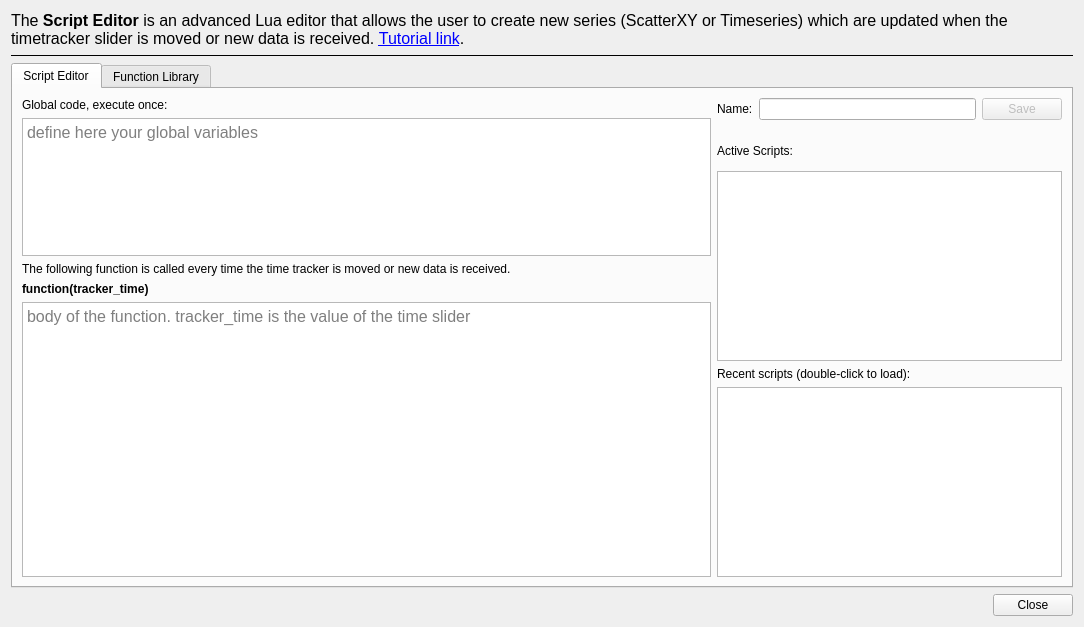
<?xml version="1.0" encoding="UTF-8"?>
<ui version="4.0">
 <class>LuaEditor</class>
 <widget class="QWidget" name="LuaEditor">
  <property name="geometry">
   <rect>
    <x>0</x>
    <y>0</y>
    <width>1084</width>
    <height>627</height>
   </rect>
  </property>
  <property name="windowTitle">
   <string>Form</string>
  </property>
  <layout class="QVBoxLayout" name="verticalLayout_3" stretch="0,1,0,0">
   <item>
    <widget class="QLabel" name="label_6">
     <property name="font">
      <font>
       <pointsize>12</pointsize>
      </font>
     </property>
     <property name="text">
      <string>&lt;html&gt;&lt;head/&gt;&lt;body&gt;&lt;p&gt;The &lt;span style=&quot; font-weight:600;&quot;&gt;Script Editor &lt;/span&gt;is an advanced Lua editor that allows the user to create new series (ScatterXY or Timeseries) which are updated when the timetracker slider is moved or new data is received. &lt;a href=&quot;https://slides.com/davidefaconti/plotjuggler-reactive-scripts/fullscreen&quot;&gt;&lt;span style=&quot; text-decoration: underline; color:#0000ff;&quot;&gt;Tutorial link&lt;/span&gt;&lt;/a&gt;.&lt;/p&gt;&lt;/body&gt;&lt;/html&gt;</string>
     </property>
     <property name="wordWrap">
      <bool>true</bool>
     </property>
     <property name="openExternalLinks">
      <bool>true</bool>
     </property>
    </widget>
   </item>
   <item>
    <widget class="Line" name="line">
     <property name="frameShadow">
      <enum>QFrame::Plain</enum>
     </property>
     <property name="orientation">
      <enum>Qt::Horizontal</enum>
     </property>
    </widget>
   </item>
   <item>
    <widget class="QTabWidget" name="tabWidget">
     <property name="currentIndex">
      <number>0</number>
     </property>
     <widget class="QWidget" name="tab">
      <attribute name="title">
       <string>Script Editor</string>
      </attribute>
      <layout class="QVBoxLayout" name="verticalLayout_4">
       <item>
        <layout class="QHBoxLayout" name="horizontalLayout_2" stretch="2,1">
         <item>
          <layout class="QVBoxLayout" name="verticalLayout" stretch="0,1,0,0,2">
           <item>
            <widget class="QLabel" name="label">
             <property name="text">
              <string>Global code, execute once:</string>
             </property>
            </widget>
           </item>
           <item>
            <widget class="QCodeEditor" name="textGlobal">
             <property name="font">
              <font>
               <pointsize>12</pointsize>
              </font>
             </property>
             <property name="placeholderText">
              <string>define here your global variables</string>
             </property>
            </widget>
           </item>
           <item>
            <widget class="QLabel" name="label_4">
             <property name="text">
              <string>The following function is called every time the time tracker is moved or new data is received.</string>
             </property>
             <property name="wordWrap">
              <bool>true</bool>
             </property>
            </widget>
           </item>
           <item>
            <widget class="QLabel" name="label_2">
             <property name="font">
              <font>
               <weight>75</weight>
               <bold>true</bold>
              </font>
             </property>
             <property name="text">
              <string>function(tracker_time)</string>
             </property>
            </widget>
           </item>
           <item>
            <widget class="QCodeEditor" name="textFunction">
             <property name="font">
              <font>
               <pointsize>12</pointsize>
              </font>
             </property>
             <property name="placeholderText">
              <string>body of the function. tracker_time is the value of the time slider</string>
             </property>
            </widget>
           </item>
          </layout>
         </item>
         <item>
          <layout class="QVBoxLayout" name="verticalLayout_2">
           <item>
            <layout class="QHBoxLayout" name="horizontalLayout">
             <item>
              <widget class="QLabel" name="label_7">
               <property name="text">
                <string>Name:</string>
               </property>
              </widget>
             </item>
             <item>
              <widget class="QLineEdit" name="lineEditFunctionName"/>
             </item>
             <item>
              <widget class="QPushButton" name="pushButtonSave">
               <property name="enabled">
                <bool>false</bool>
               </property>
               <property name="text">
                <string>Save</string>
               </property>
              </widget>
             </item>
            </layout>
           </item>
           <item>
            <layout class="QHBoxLayout" name="horizontalLayout_3">
             <property name="topMargin">
              <number>11</number>
             </property>
             <item>
              <widget class="QLabel" name="label_3">
               <property name="text">
                <string>Active Scripts:</string>
               </property>
              </widget>
             </item>
             <item>
              <widget class="QPushButton" name="pushButtonDelete">
               <property name="enabled">
                <bool>false</bool>
               </property>
               <property name="minimumSize">
                <size>
                 <width>28</width>
                 <height>28</height>
                </size>
               </property>
               <property name="maximumSize">
                <size>
                 <width>28</width>
                 <height>28</height>
                </size>
               </property>
               <property name="toolTip">
                <string>&lt;html&gt;&lt;head/&gt;&lt;body&gt;&lt;p&gt;Remove selected script&lt;/p&gt;&lt;/body&gt;&lt;/html&gt;</string>
               </property>
               <property name="text">
                <string/>
               </property>
               <property name="iconSize">
                <size>
                 <width>25</width>
                 <height>25</height>
                </size>
               </property>
               <property name="flat">
                <bool>true</bool>
               </property>
              </widget>
             </item>
            </layout>
           </item>
           <item>
            <widget class="QListWidget" name="listWidgetFunctions"/>
           </item>
           <item>
            <widget class="QLabel" name="label_5">
             <property name="text">
              <string>&lt;html&gt;&lt;head/&gt;&lt;body&gt;&lt;p&gt;Recent scripts (double-click to load):&lt;/p&gt;&lt;/body&gt;&lt;/html&gt;</string>
             </property>
             <property name="wordWrap">
              <bool>true</bool>
             </property>
            </widget>
           </item>
           <item>
            <widget class="QListWidget" name="listWidgetRecent"/>
           </item>
          </layout>
         </item>
        </layout>
       </item>
      </layout>
     </widget>
     <widget class="QWidget" name="tab_2">
      <attribute name="title">
       <string>Function Library</string>
      </attribute>
      <layout class="QVBoxLayout" name="verticalLayout_5">
       <item>
        <layout class="QHBoxLayout" name="horizontalLayout_4">
         <property name="topMargin">
          <number>10</number>
         </property>
         <item>
          <widget class="QLabel" name="label_8">
           <property name="text">
            <string>Add here your helper functions, which can be used in your script. Useful to make your scripts less verbose.</string>
           </property>
           <property name="wordWrap">
            <bool>true</bool>
           </property>
          </widget>
         </item>
         <item>
          <widget class="QLabel" name="labelSemaphore">
           <property name="minimumSize">
            <size>
             <width>32</width>
             <height>32</height>
            </size>
           </property>
           <property name="maximumSize">
            <size>
             <width>32</width>
             <height>32</height>
            </size>
           </property>
           <property name="text">
            <string/>
           </property>
          </widget>
         </item>
        </layout>
       </item>
       <item>
        <layout class="QHBoxLayout" name="horizontalLayout_5">
         <property name="topMargin">
          <number>5</number>
         </property>
         <item>
          <widget class="QPushButton" name="pushButtonDefaultLibrary">
           <property name="sizePolicy">
            <sizepolicy hsizetype="Fixed" vsizetype="Fixed">
             <horstretch>0</horstretch>
             <verstretch>0</verstretch>
            </sizepolicy>
           </property>
           <property name="text">
            <string>Restore default</string>
           </property>
          </widget>
         </item>
         <item>
          <widget class="QPushButton" name="pushButtonApplyLibrary">
           <property name="enabled">
            <bool>false</bool>
           </property>
           <property name="toolTip">
            <string>&lt;html&gt;&lt;head/&gt;&lt;body&gt;&lt;p&gt;If you have already created one or more reactive series, reload them with the new library.&lt;/p&gt;&lt;/body&gt;&lt;/html&gt;</string>
           </property>
           <property name="text">
            <string>Apply changes</string>
           </property>
          </widget>
         </item>
         <item>
          <spacer name="horizontalSpacer">
           <property name="orientation">
            <enum>Qt::Horizontal</enum>
           </property>
           <property name="sizeHint" stdset="0">
            <size>
             <width>40</width>
             <height>20</height>
            </size>
           </property>
          </spacer>
         </item>
        </layout>
       </item>
       <item>
        <widget class="QCodeEditor" name="textLibrary">
         <property name="font">
          <font>
           <pointsize>12</pointsize>
          </font>
         </property>
         <property name="html">
          <string>&lt;!DOCTYPE HTML PUBLIC &quot;-//W3C//DTD HTML 4.0//EN&quot; &quot;http://www.w3.org/TR/REC-html40/strict.dtd&quot;&gt;
&lt;html&gt;&lt;head&gt;&lt;meta name=&quot;qrichtext&quot; content=&quot;1&quot; /&gt;&lt;style type=&quot;text/css&quot;&gt;
p, li { white-space: pre-wrap; }
&lt;/style&gt;&lt;/head&gt;&lt;body style=&quot; font-family:'MS Shell Dlg 2'; font-size:12pt; font-weight:400; font-style:normal;&quot;&gt;
&lt;p style=&quot; margin-top:0px; margin-bottom:0px; margin-left:0px; margin-right:0px; -qt-block-indent:0; text-indent:0px;&quot;&gt;--[[ Helper function to create a series from arrays&lt;/p&gt;
&lt;p style=&quot;-qt-paragraph-type:empty; margin-top:0px; margin-bottom:0px; margin-left:0px; margin-right:0px; -qt-block-indent:0; text-indent:0px;&quot;&gt;&lt;br /&gt;&lt;/p&gt;
&lt;p style=&quot; margin-top:0px; margin-bottom:0px; margin-left:0px; margin-right:0px; -qt-block-indent:0; text-indent:0px; -qt-user-state:1;&quot;&gt; new_series: a series previously created with ScatterXY.new(name)&lt;/p&gt;
&lt;p style=&quot; margin-top:0px; margin-bottom:0px; margin-left:0px; margin-right:0px; -qt-block-indent:0; text-indent:0px; -qt-user-state:1;&quot;&gt; prefix:     prefix of the timeseries, before the index of the array&lt;/p&gt;
&lt;p style=&quot; margin-top:0px; margin-bottom:0px; margin-left:0px; margin-right:0px; -qt-block-indent:0; text-indent:0px; -qt-user-state:1;&quot;&gt; suffix_X:   suffix to complete the name of the series containing the X value. If [nil], use the index of the array.&lt;/p&gt;
&lt;p style=&quot; margin-top:0px; margin-bottom:0px; margin-left:0px; margin-right:0px; -qt-block-indent:0; text-indent:0px; -qt-user-state:1;&quot;&gt; suffix_Y:   suffix to complete the name of the series containing the Y value&lt;/p&gt;
&lt;p style=&quot; margin-top:0px; margin-bottom:0px; margin-left:0px; margin-right:0px; -qt-block-indent:0; text-indent:0px; -qt-user-state:1;&quot;&gt; timestamp:   usually the tracker_time variable&lt;/p&gt;
&lt;p style=&quot; margin-top:0px; margin-bottom:0px; margin-left:0px; margin-right:0px; -qt-block-indent:0; text-indent:0px; -qt-user-state:1;&quot;&gt;              &lt;/p&gt;
&lt;p style=&quot; margin-top:0px; margin-bottom:0px; margin-left:0px; margin-right:0px; -qt-block-indent:0; text-indent:0px; -qt-user-state:1;&quot;&gt; Example:&lt;/p&gt;
&lt;p style=&quot; margin-top:0px; margin-bottom:0px; margin-left:0px; margin-right:0px; -qt-block-indent:0; text-indent:0px; -qt-user-state:1;&quot;&gt; &lt;/p&gt;
&lt;p style=&quot; margin-top:0px; margin-bottom:0px; margin-left:0px; margin-right:0px; -qt-block-indent:0; text-indent:0px; -qt-user-state:1;&quot;&gt; Assuming we have multiple series in the form:&lt;/p&gt;
&lt;p style=&quot; margin-top:0px; margin-bottom:0px; margin-left:0px; margin-right:0px; -qt-block-indent:0; text-indent:0px; -qt-user-state:1;&quot;&gt; &lt;/p&gt;
&lt;p style=&quot; margin-top:0px; margin-bottom:0px; margin-left:0px; margin-right:0px; -qt-block-indent:0; text-indent:0px; -qt-user-state:1;&quot;&gt;   /trajectory/node.{X}/position/x&lt;/p&gt;
&lt;p style=&quot; margin-top:0px; margin-bottom:0px; margin-left:0px; margin-right:0px; -qt-block-indent:0; text-indent:0px; -qt-user-state:1;&quot;&gt;   /trajectory/node.{X}/position/y&lt;/p&gt;
&lt;p style=&quot; margin-top:0px; margin-bottom:0px; margin-left:0px; margin-right:0px; -qt-block-indent:0; text-indent:0px; -qt-user-state:1;&quot;&gt;   &lt;/p&gt;
&lt;p style=&quot; margin-top:0px; margin-bottom:0px; margin-left:0px; margin-right:0px; -qt-block-indent:0; text-indent:0px; -qt-user-state:1;&quot;&gt; where {N} is the index of the array (integer). We can create a reactive series from the array with:&lt;/p&gt;
&lt;p style=&quot; margin-top:0px; margin-bottom:0px; margin-left:0px; margin-right:0px; -qt-block-indent:0; text-indent:0px; -qt-user-state:1;&quot;&gt; &lt;/p&gt;
&lt;p style=&quot; margin-top:0px; margin-bottom:0px; margin-left:0px; margin-right:0px; -qt-block-indent:0; text-indent:0px; -qt-user-state:1;&quot;&gt;   new_series = ScatterXY.new(&amp;quot;my_trajectory&amp;quot;) &lt;/p&gt;
&lt;p style=&quot; margin-top:0px; margin-bottom:0px; margin-left:0px; margin-right:0px; -qt-block-indent:0; text-indent:0px; -qt-user-state:1;&quot;&gt;   CreateSeriesFromArray( new_series, &amp;quot;/trajectory/node&amp;quot;, &amp;quot;position/x&amp;quot;, &amp;quot;position/y&amp;quot;, tracker_time );&lt;/p&gt;
&lt;p style=&quot; margin-top:0px; margin-bottom:0px; margin-left:0px; margin-right:0px; -qt-block-indent:0; text-indent:0px; -qt-user-state:0;&quot;&gt;--]]&lt;/p&gt;
&lt;p style=&quot;-qt-paragraph-type:empty; margin-top:0px; margin-bottom:0px; margin-left:0px; margin-right:0px; -qt-block-indent:0; text-indent:0px;&quot;&gt;&lt;br /&gt;&lt;/p&gt;
&lt;p style=&quot; margin-top:0px; margin-bottom:0px; margin-left:0px; margin-right:0px; -qt-block-indent:0; text-indent:0px; -qt-user-state:0;&quot;&gt;function CreateSeriesFromArray( new_series, prefix, suffix_X, suffix_Y, timestamp )&lt;/p&gt;
&lt;p style=&quot; margin-top:0px; margin-bottom:0px; margin-left:0px; margin-right:0px; -qt-block-indent:0; text-indent:0px; -qt-user-state:0;&quot;&gt;  &lt;/p&gt;
&lt;p style=&quot; margin-top:0px; margin-bottom:0px; margin-left:0px; margin-right:0px; -qt-block-indent:0; text-indent:0px; -qt-user-state:0;&quot;&gt;  --- clear previous values&lt;/p&gt;
&lt;p style=&quot; margin-top:0px; margin-bottom:0px; margin-left:0px; margin-right:0px; -qt-block-indent:0; text-indent:0px; -qt-user-state:0;&quot;&gt;  new_series:clear()&lt;/p&gt;
&lt;p style=&quot; margin-top:0px; margin-bottom:0px; margin-left:0px; margin-right:0px; -qt-block-indent:0; text-indent:0px; -qt-user-state:0;&quot;&gt;  &lt;/p&gt;
&lt;p style=&quot; margin-top:0px; margin-bottom:0px; margin-left:0px; margin-right:0px; -qt-block-indent:0; text-indent:0px; -qt-user-state:0;&quot;&gt;  --- Append points to new_series&lt;/p&gt;
&lt;p style=&quot; margin-top:0px; margin-bottom:0px; margin-left:0px; margin-right:0px; -qt-block-indent:0; text-indent:0px; -qt-user-state:0;&quot;&gt;  index = 0&lt;/p&gt;
&lt;p style=&quot; margin-top:0px; margin-bottom:0px; margin-left:0px; margin-right:0px; -qt-block-indent:0; text-indent:0px; -qt-user-state:0;&quot;&gt;  while(true) do&lt;/p&gt;
&lt;p style=&quot;-qt-paragraph-type:empty; margin-top:0px; margin-bottom:0px; margin-left:0px; margin-right:0px; -qt-block-indent:0; text-indent:0px;&quot;&gt;&lt;br /&gt;&lt;/p&gt;
&lt;p style=&quot; margin-top:0px; margin-bottom:0px; margin-left:0px; margin-right:0px; -qt-block-indent:0; text-indent:0px; -qt-user-state:0;&quot;&gt;    x = index;&lt;/p&gt;
&lt;p style=&quot; margin-top:0px; margin-bottom:0px; margin-left:0px; margin-right:0px; -qt-block-indent:0; text-indent:0px; -qt-user-state:0;&quot;&gt;    -- if not nil, get the X coordinate from a series&lt;/p&gt;
&lt;p style=&quot; margin-top:0px; margin-bottom:0px; margin-left:0px; margin-right:0px; -qt-block-indent:0; text-indent:0px; -qt-user-state:0;&quot;&gt;    if suffix_X ~= nil then &lt;/p&gt;
&lt;p style=&quot; margin-top:0px; margin-bottom:0px; margin-left:0px; margin-right:0px; -qt-block-indent:0; text-indent:0px; -qt-user-state:0;&quot;&gt;      series_x = TimeseriesView.find( string.format( &amp;quot;%s.%d/%s&amp;quot;, prefix, index, suffix_X) )&lt;/p&gt;
&lt;p style=&quot; margin-top:0px; margin-bottom:0px; margin-left:0px; margin-right:0px; -qt-block-indent:0; text-indent:0px; -qt-user-state:0;&quot;&gt;      if series_x == nil then break end&lt;/p&gt;
&lt;p style=&quot; margin-top:0px; margin-bottom:0px; margin-left:0px; margin-right:0px; -qt-block-indent:0; text-indent:0px; -qt-user-state:0;&quot;&gt;      x = series_x:atTime(timestamp)	 &lt;/p&gt;
&lt;p style=&quot; margin-top:0px; margin-bottom:0px; margin-left:0px; margin-right:0px; -qt-block-indent:0; text-indent:0px; -qt-user-state:0;&quot;&gt;    end&lt;/p&gt;
&lt;p style=&quot; margin-top:0px; margin-bottom:0px; margin-left:0px; margin-right:0px; -qt-block-indent:0; text-indent:0px; -qt-user-state:0;&quot;&gt;    &lt;/p&gt;
&lt;p style=&quot; margin-top:0px; margin-bottom:0px; margin-left:0px; margin-right:0px; -qt-block-indent:0; text-indent:0px; -qt-user-state:0;&quot;&gt;    series_y = TimeseriesView.find( string.format( &amp;quot;%s.%d/%s&amp;quot;, prefix, index, suffix_Y) )&lt;/p&gt;
&lt;p style=&quot; margin-top:0px; margin-bottom:0px; margin-left:0px; margin-right:0px; -qt-block-indent:0; text-indent:0px; -qt-user-state:0;&quot;&gt;    if series_y == nil then break end &lt;/p&gt;
&lt;p style=&quot; margin-top:0px; margin-bottom:0px; margin-left:0px; margin-right:0px; -qt-block-indent:0; text-indent:0px; -qt-user-state:0;&quot;&gt;    y = series_y:atTime(timestamp)&lt;/p&gt;
&lt;p style=&quot; margin-top:0px; margin-bottom:0px; margin-left:0px; margin-right:0px; -qt-block-indent:0; text-indent:0px; -qt-user-state:0;&quot;&gt;    &lt;/p&gt;
&lt;p style=&quot; margin-top:0px; margin-bottom:0px; margin-left:0px; margin-right:0px; -qt-block-indent:0; text-indent:0px; -qt-user-state:0;&quot;&gt;    new_series:push_back(x,y)&lt;/p&gt;
&lt;p style=&quot; margin-top:0px; margin-bottom:0px; margin-left:0px; margin-right:0px; -qt-block-indent:0; text-indent:0px; -qt-user-state:0;&quot;&gt;    index = index+1&lt;/p&gt;
&lt;p style=&quot; margin-top:0px; margin-bottom:0px; margin-left:0px; margin-right:0px; -qt-block-indent:0; text-indent:0px; -qt-user-state:0;&quot;&gt;  end&lt;/p&gt;
&lt;p style=&quot; margin-top:0px; margin-bottom:0px; margin-left:0px; margin-right:0px; -qt-block-indent:0; text-indent:0px; -qt-user-state:0;&quot;&gt;end&lt;/p&gt;
&lt;p style=&quot;-qt-paragraph-type:empty; margin-top:0px; margin-bottom:0px; margin-left:0px; margin-right:0px; -qt-block-indent:0; text-indent:0px;&quot;&gt;&lt;br /&gt;&lt;/p&gt;
&lt;p style=&quot; margin-top:0px; margin-bottom:0px; margin-left:0px; margin-right:0px; -qt-block-indent:0; text-indent:0px; -qt-user-state:0;&quot;&gt;--[[ Similar to the built-in function GetSeriesNames(), but select only the names with a give prefix. --]]&lt;/p&gt;
&lt;p style=&quot;-qt-paragraph-type:empty; margin-top:0px; margin-bottom:0px; margin-left:0px; margin-right:0px; -qt-block-indent:0; text-indent:0px;&quot;&gt;&lt;br /&gt;&lt;/p&gt;
&lt;p style=&quot; margin-top:0px; margin-bottom:0px; margin-left:0px; margin-right:0px; -qt-block-indent:0; text-indent:0px; -qt-user-state:0;&quot;&gt;function GetSeriesNamesByPrefix(prefix)&lt;/p&gt;
&lt;p style=&quot; margin-top:0px; margin-bottom:0px; margin-left:0px; margin-right:0px; -qt-block-indent:0; text-indent:0px; -qt-user-state:0;&quot;&gt;  -- GetSeriesNames(9 is a built-in function&lt;/p&gt;
&lt;p style=&quot; margin-top:0px; margin-bottom:0px; margin-left:0px; margin-right:0px; -qt-block-indent:0; text-indent:0px; -qt-user-state:0;&quot;&gt;  all_names = GetSeriesNames()&lt;/p&gt;
&lt;p style=&quot; margin-top:0px; margin-bottom:0px; margin-left:0px; margin-right:0px; -qt-block-indent:0; text-indent:0px; -qt-user-state:0;&quot;&gt;  filtered_names = {}&lt;/p&gt;
&lt;p style=&quot; margin-top:0px; margin-bottom:0px; margin-left:0px; margin-right:0px; -qt-block-indent:0; text-indent:0px; -qt-user-state:0;&quot;&gt;  for i, name in ipairs(all_names)  do&lt;/p&gt;
&lt;p style=&quot; margin-top:0px; margin-bottom:0px; margin-left:0px; margin-right:0px; -qt-block-indent:0; text-indent:0px; -qt-user-state:0;&quot;&gt;    -- check the prefix&lt;/p&gt;
&lt;p style=&quot; margin-top:0px; margin-bottom:0px; margin-left:0px; margin-right:0px; -qt-block-indent:0; text-indent:0px; -qt-user-state:0;&quot;&gt;    if name:find(prefix, 1, #prefix) then&lt;/p&gt;
&lt;p style=&quot; margin-top:0px; margin-bottom:0px; margin-left:0px; margin-right:0px; -qt-block-indent:0; text-indent:0px; -qt-user-state:0;&quot;&gt;      table.insert(filtered_names, name);&lt;/p&gt;
&lt;p style=&quot; margin-top:0px; margin-bottom:0px; margin-left:0px; margin-right:0px; -qt-block-indent:0; text-indent:0px; -qt-user-state:0;&quot;&gt;    end&lt;/p&gt;
&lt;p style=&quot; margin-top:0px; margin-bottom:0px; margin-left:0px; margin-right:0px; -qt-block-indent:0; text-indent:0px; -qt-user-state:0;&quot;&gt;  end&lt;/p&gt;
&lt;p style=&quot; margin-top:0px; margin-bottom:0px; margin-left:0px; margin-right:0px; -qt-block-indent:0; text-indent:0px; -qt-user-state:0;&quot;&gt;  return filtered_names&lt;/p&gt;
&lt;p style=&quot; margin-top:0px; margin-bottom:0px; margin-left:0px; margin-right:0px; -qt-block-indent:0; text-indent:0px; -qt-user-state:0;&quot;&gt;end&lt;/p&gt;
&lt;p style=&quot;-qt-paragraph-type:empty; margin-top:0px; margin-bottom:0px; margin-left:0px; margin-right:0px; -qt-block-indent:0; text-indent:0px;&quot;&gt;&lt;br /&gt;&lt;/p&gt;
&lt;p style=&quot; margin-top:0px; margin-bottom:0px; margin-left:0px; margin-right:0px; -qt-block-indent:0; text-indent:0px; -qt-user-state:1;&quot;&gt;--[[ Modify an existing series, applying offsets to all their X and Y values&lt;/p&gt;
&lt;p style=&quot;-qt-paragraph-type:empty; margin-top:0px; margin-bottom:0px; margin-left:0px; margin-right:0px; -qt-block-indent:0; text-indent:0px;&quot;&gt;&lt;br /&gt;&lt;/p&gt;
&lt;p style=&quot; margin-top:0px; margin-bottom:0px; margin-left:0px; margin-right:0px; -qt-block-indent:0; text-indent:0px; -qt-user-state:1;&quot;&gt; series: an existing timeseries, obtained with TimeseriesView.find(name)&lt;/p&gt;
&lt;p style=&quot; margin-top:0px; margin-bottom:0px; margin-left:0px; margin-right:0px; -qt-block-indent:0; text-indent:0px; -qt-user-state:1;&quot;&gt; delta_x: offset to apply to each x value&lt;/p&gt;
&lt;p style=&quot; margin-top:0px; margin-bottom:0px; margin-left:0px; margin-right:0px; -qt-block-indent:0; text-indent:0px; -qt-user-state:1;&quot;&gt; delta_y: offset to apply to each y value &lt;/p&gt;
&lt;p style=&quot; margin-top:0px; margin-bottom:0px; margin-left:0px; margin-right:0px; -qt-block-indent:0; text-indent:0px; -qt-user-state:1;&quot;&gt;  &lt;/p&gt;
&lt;p style=&quot; margin-top:0px; margin-bottom:0px; margin-left:0px; margin-right:0px; -qt-block-indent:0; text-indent:0px; -qt-user-state:0;&quot;&gt;--]]&lt;/p&gt;
&lt;p style=&quot;-qt-paragraph-type:empty; margin-top:0px; margin-bottom:0px; margin-left:0px; margin-right:0px; -qt-block-indent:0; text-indent:0px;&quot;&gt;&lt;br /&gt;&lt;/p&gt;
&lt;p style=&quot; margin-top:0px; margin-bottom:0px; margin-left:0px; margin-right:0px; -qt-block-indent:0; text-indent:0px; -qt-user-state:0;&quot;&gt;function ApplyOffsetInPlace(series, delta_x, delta_y)&lt;/p&gt;
&lt;p style=&quot; margin-top:0px; margin-bottom:0px; margin-left:0px; margin-right:0px; -qt-block-indent:0; text-indent:0px; -qt-user-state:0;&quot;&gt;  -- use C++ indices, not Lua indices&lt;/p&gt;
&lt;p style=&quot; margin-top:0px; margin-bottom:0px; margin-left:0px; margin-right:0px; -qt-block-indent:0; text-indent:0px; -qt-user-state:0;&quot;&gt;  for index=0, series:size()-1 do&lt;/p&gt;
&lt;p style=&quot; margin-top:0px; margin-bottom:0px; margin-left:0px; margin-right:0px; -qt-block-indent:0; text-indent:0px; -qt-user-state:0;&quot;&gt;    x,y = series:at(index)&lt;/p&gt;
&lt;p style=&quot; margin-top:0px; margin-bottom:0px; margin-left:0px; margin-right:0px; -qt-block-indent:0; text-indent:0px; -qt-user-state:0;&quot;&gt;    series:set(index, x + delta_x, y + delta_y)&lt;/p&gt;
&lt;p style=&quot; margin-top:0px; margin-bottom:0px; margin-left:0px; margin-right:0px; -qt-block-indent:0; text-indent:0px; -qt-user-state:0;&quot;&gt;  end&lt;/p&gt;
&lt;p style=&quot; margin-top:0px; margin-bottom:0px; margin-left:0px; margin-right:0px; -qt-block-indent:0; text-indent:0px; -qt-user-state:0;&quot;&gt;end&lt;/p&gt;
&lt;p style=&quot;-qt-paragraph-type:empty; margin-top:0px; margin-bottom:0px; margin-left:0px; margin-right:0px; -qt-block-indent:0; text-indent:0px;&quot;&gt;&lt;br /&gt;&lt;/p&gt;&lt;/body&gt;&lt;/html&gt;</string>
         </property>
        </widget>
       </item>
      </layout>
     </widget>
    </widget>
   </item>
   <item>
    <widget class="QDialogButtonBox" name="buttonBox">
     <property name="standardButtons">
      <set>QDialogButtonBox::Close</set>
     </property>
    </widget>
   </item>
  </layout>
 </widget>
 <customwidgets>
  <customwidget>
   <class>QCodeEditor</class>
   <extends>QTextEdit</extends>
   <header location="global">QCodeEditor</header>
  </customwidget>
 </customwidgets>
 <resources/>
 <connections/>
</ui>
